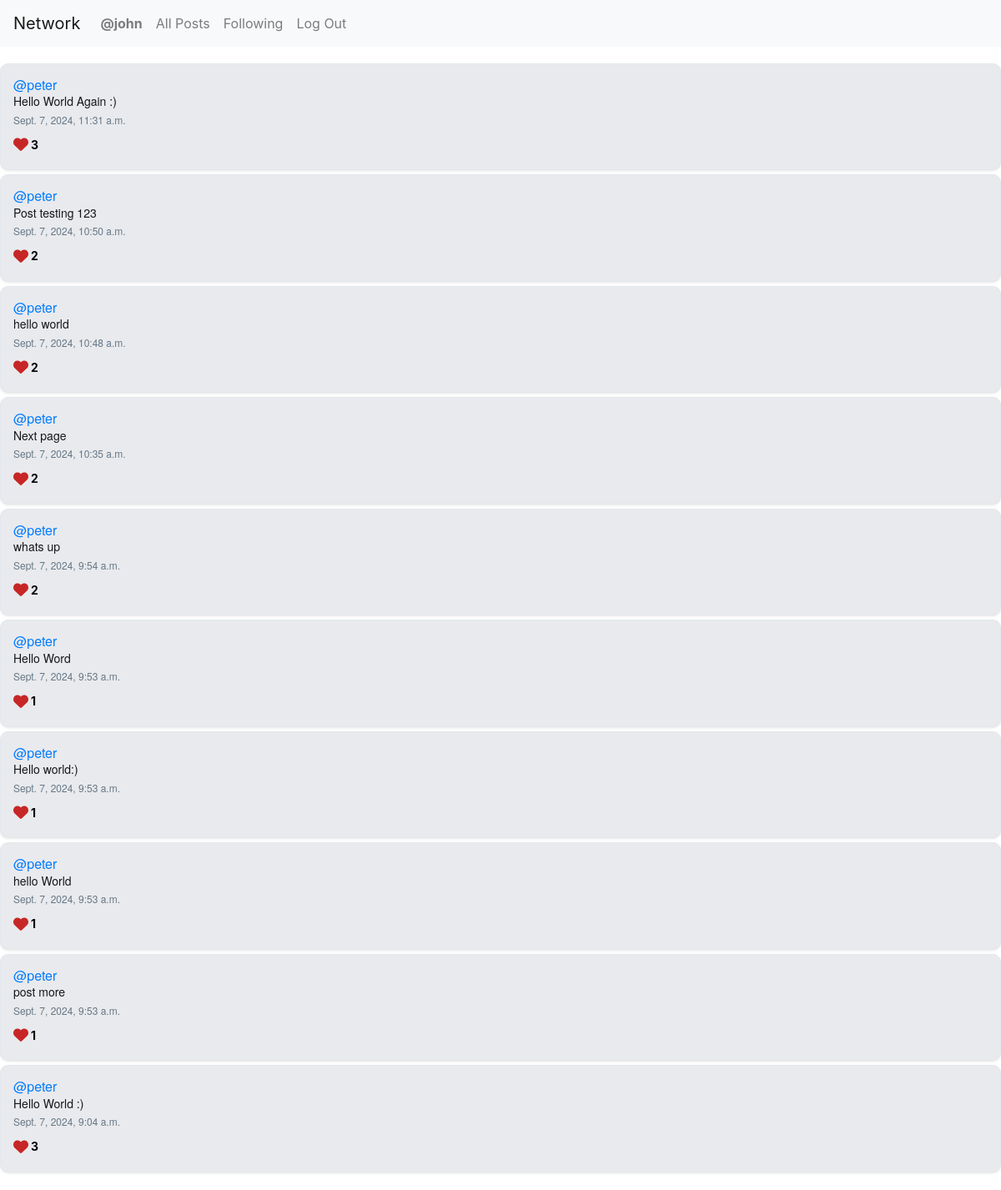
The app's page /following (signed in) with its own data.
### network/models.py (models this page shows, shortened)
class User(AbstractUser):
    pass

class Post(models.Model):
    content = models.CharField(max_length=260)
    user = models.ForeignKey(User, on_delete=models.CASCADE, related_name="author")
    date = models.DateTimeField(auto_now_add=True)
    likes = models.ManyToManyField(User, related_name='liked_posts')  # ManyToManyField for likes
    like_count = models.PositiveIntegerField(default=0)

### network/views.py (the view)
# urls.py: path("following", views.following, name="following"),
def following(request):
    currentUser = request.user
    following_users = Follow.objects.filter(user_follower=currentUser).values_list('user', flat=True)
    following_posts = Post.objects.filter(user__in=following_users).order_by('-id')
    liked_posts = Like.objects.filter(user=currentUser).values_list('post', flat=True)
    liked_posts_set = set(liked_posts)  # For quick lookup
    paginator = Paginator(following_posts, 10)
    page_number = request.GET.get('page')
    posts_of_the_page = paginator.get_page(page_number)
    return render(request, "network/following.html", {
        "posts_of_the_page": posts_of_the_page,
        "liked_posts_set": liked_posts_set,
    })

### network/templates/network/following.html (shortened to what this page needs)
{% extends "network/layout.html" %}
{% block body %}
<div class="all-posts">
    {% for post in posts_of_the_page %}
    <div class="cols post" id="post-{{ post.id }}">
        <h5 class="username"><a href="{% url 'profile' user_id=post.user.id %}">@{{ post.user }}</a></h5>
        <h6 class="content">{{ post.content }}</h6>
        <p class="date">{{ post.date }}</p>
        <button class="like-btn" data-post-id="{{ post.id }}"
            data-liked="{% if post.id in liked_posts_set %}true{% else %}false{% endif %}">
            <i id="heart-icon-{{ post.id }}"
                class="{% if post.id in liked_posts_set %}fa-solid{% else %}fa-regular{% endif %} fa-heart">
            </i>
            <span id="like-count-{{ post.id }}">{{ post.like_count }}</span>
        </button>
    </div>
    {% endfor %}
</div>
{% endblock %}

### network/templates/network/layout.html (shortened to what this page needs)
{% load static %}
<!DOCTYPE html>
<html lang="en">
<head>
    <link rel="stylesheet" href="https://cdnjs.cloudflare.com/ajax/libs/font-awesome/6.0.0/css/all.min.css">
    <link rel="stylesheet" href="https://stackpath.bootstrapcdn.com/bootstrap/4.4.1/css/bootstrap.min.css"
>
    <link href="{% static 'network/styles.css' %}" rel="stylesheet">
    <link rel="stylesheet" href="{% static 'path/to/your/styles.css' %}">
</head>
<body>
    <nav class="navbar navbar-expand-lg navbar-light bg-light">
        <a class="navbar-brand" href="{% url 'index' %}">Network</a>
        <div>
            <ul class="navbar-nav mr-auto">
                {% if user.is_authenticated %}
                <li class="nav-item">
                    <a class="nav-link" href="{% url 'profile' user_id=user.id %}"><strong>@{{ user.username }}</strong></a>
                </li>
                {% endif %}
                <li class="nav-item">
                    <a class="nav-link" href="{% url 'index' %}">All Posts</a>
                </li>
                {% if user.is_authenticated %}
                <li class="nav-item">
                    <a class="nav-link" href="{% url 'following' %}">Following</a>
                </li>
                <li class="nav-item">
                    <a class="nav-link" href="{% url 'logout' %}">Log Out</a>
                </li>
                {% endif %}
            </ul>
        </div>
    </nav>
    <div class="body">
        {% block body %}
        {% endblock %}
    </div>
</body>
</html>

### network/static/network/styles.css (style rules this page uses)
.post { border: 1px solid #e1e8ed; border-radius: 10px; padding: 15px; margin-bottom: 5px; background-color: #e9eaed; box-shadow: 0 1px 3px rgba(0, 0, 0, 0.1); }
.username { font-family: 'Helvetica Neue', Arial, sans-serif; font-size: 16px; color: #1da1f2; margin-bottom: 2px; }
.content { font-family: 'Helvetica Neue', Arial, sans-serif; font-size: 14px; color: #14171a; margin-bottom: 5px; }
.date { font-family: 'Helvetica Neue', Arial, sans-serif; font-size: 12px; color: #657786; margin-bottom: 10px; }
.like-btn { background: none; border: none; padding: 0; cursor: pointer; outline: none; display: inline-flex; align-items: center; font-size: 18px; }
.like-btn { background: none; border: none; outline: none; color: rgb(199, 38, 38); }
.like-btn span { margin-left: 3px; font-size: 14px; color: #06040d; font-weight: 700; }
.all-posts { display: flex; flex-direction: column; margin-top: 20px; }

### records on screen
User: username "john"
Post: user "peter", content "Hello World Again :)", date "Sept. 7, 2024, 11:31 a.m.", like_count "3"
Post: user "peter", content "Post testing 123", date "Sept. 7, 2024, 10:50 a.m.", like_count "2"
Post: user "peter", content "hello world", date "Sept. 7, 2024, 10:48 a.m.", like_count "2"
Post: user "peter", content "Next page", date "Sept. 7, 2024, 10:35 a.m.", like_count "2"
Post: user "peter", content "whats up", date "Sept. 7, 2024, 9:54 a.m.", like_count "2"
Post: user "peter", content "Hello Word", date "Sept. 7, 2024, 9:53 a.m.", like_count "1"
Post: user "peter", content "Hello world:)", date "Sept. 7, 2024, 9:53 a.m.", like_count "1"
Post: user "peter", content "hello World", date "Sept. 7, 2024, 9:53 a.m.", like_count "1"
Post: user "peter", content "post more", date "Sept. 7, 2024, 9:53 a.m.", like_count "1"
Post: user "peter", content "Hello World :)", date "Sept. 7, 2024, 9:04 a.m.", like_count "3"
